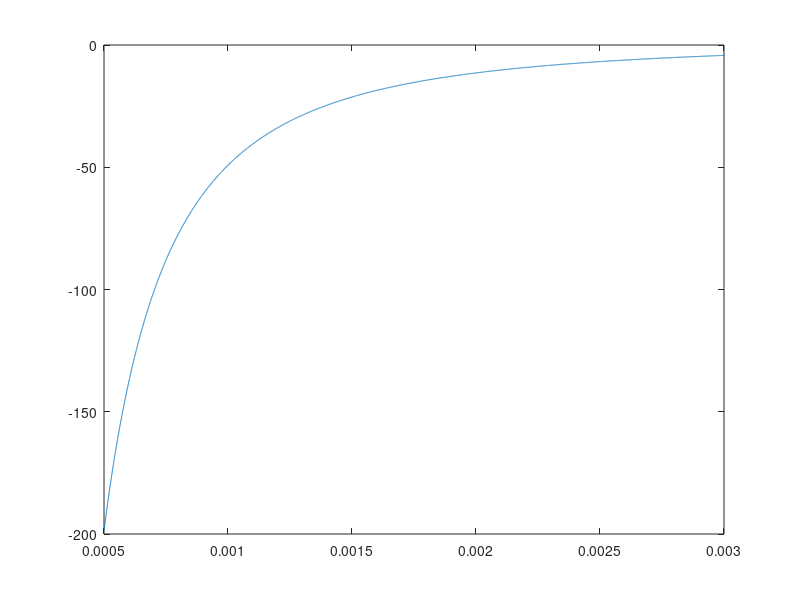

Write the MATLAB code that produced this figure.
%%
clear all
%% simulacion
samples = 10000;
y_o = 0.5e-3;
y_f = 3e-3;
%% configuracion
r1 = 18e-3;
r2 = 28e-3;
r3 = 33e-3;
NI = 400;
%% constantes
u_0 = 4*pi*1e-7;
y = linspace(y_o,y_f,samples);
%% calculo de reluctancia
r_gap = (y./(((r1+1.5*y).^2)*pi*u_0)) + (y./((((r3+1.5*y).^2)-((r2-1.5*y).^2))*pi*u_0));
r_leak = (log(r2/r1)./(y*2*pi*u_0));
reluctance = r_gap.*r_leak ./(r_gap + r_leak);
flux = NI./reluctance;
energy = (1/2)*((NI)^2)./reluctance;
dw_dy = diff(energy)./diff(y);
%%
plot(y(2:end),dw_dy)
%plot(y,flux);
%y = sin(2*pi*t);
%
%plot(t(2:end),dy_dt);